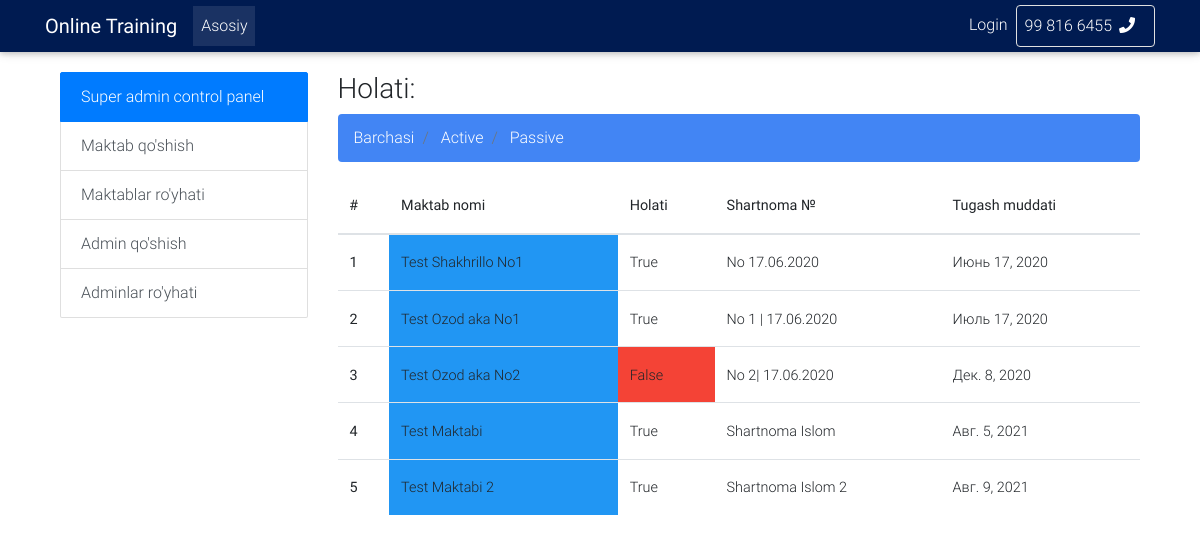
/superschoollist/, run on the app's committed database.
### blog/models.py (models this page shows, shortened)
class School(models.Model):
    name = models.CharField(max_length=150, verbose_name='Maktab nomi')
    address = models.CharField(max_length=150, verbose_name='Maktab manzili')
    phone = models.CharField(max_length=150, verbose_name='Telefon raqam')
    contract_num = models.CharField(max_length=50, blank=True, verbose_name='Shartnoma No.')
    created_at = models.DateTimeField(auto_now_add=True, verbose_name='Qo\'shilgan sana')
    updated_at = models.DateTimeField(auto_now=True, verbose_name='Yangilangan sana')
    contract_finish = models.DateField(verbose_name='Time limit')
    status = models.BooleanField(default=True, verbose_name='Maktab holati')
    class Meta:
        verbose_name = "Maktab"
        verbose_name_plural = "Maktablar"
        ordering = ['-contract_finish']

### blog/views.py (the view)
# urls.py: path('superschoollist/', AllschoolView.as_view(), name="superschoollist"),
class AllschoolView(ListView):
    model = School
    template_name = "super/superschoollist.html"
    context_object_name = "allschools"
    def get_context_data(self, *, object_list=None, **kwargs):
        context = super().get_context_data(**kwargs)
        context['title'] = "All Schools"
        return context
    def get_queryset(self):
        return School.objects.order_by('contract_finish')

### blog/templatetags/nav_tags.py (called while the page is built)
@register.inclusion_tag("admin/navbar.html")
def show_categories(user):
    if user.is_authenticated:
        group = user.groups.all()[0].name
    else:
        group = "Free"
    return {"user":user, "group":group}

### blog/templates/super/superschoollist.html (shortened to what this page needs)
{% extends 'basesuper.html' %}
{% load static %}
{% block content %}
<div class="col-md-9 float-left">
    <div>
        <h3>Holati:</h3>
        <div class="light-font">
        <nav aria-label="breadcrumb">
            <ol class="breadcrumb primary-color">
                <li class="breadcrumb-item">
                    <a class="white-text" href="{% url 'superschoollist' %}">
                        Barchasi
                    </a>
                </li>
                <li class="breadcrumb-item">
                    <a class="white-text" href="{% url 'superschoollistst' 1 %}">
                        Active
                    </a>
                </li>
                <li class="breadcrumb-item black-text">
                    <a class="white-text" href="{% url 'superschoollistst' 0 %}">
                        Passive
                    </a>
                </li>
            </ol>
        </nav>
        </div>
    </div>
    <table class="table">
        <thead>
            <tr>
                <th scope="col">#</th>
                <th scope="col">Maktab nomi</th>
                <th scope="col">Holati</th>
                <th scope="col">Shartnoma №</th>
                <th scope="col">Tugash muddati</th>
            </tr>
        </thead>
        <tbody>
        {% for school in allschools %}
            <tr>
                <th scope="row">{{forloop.counter}}</th>
                <td class="blue"><a href="{% url 'superviewschool' school.pk %}"> {{school.name}}</a></td>
                {% if school.status %}
                    <td>{{school.status}}</td>
                {% else %}
                    <td class="red">{{school.status}}</td>
                {% endif %}
                <td>{{school.contract_num}}</td>
                <td>{{school.contract_finish}}</td>
            </tr>
        {% endfor %}
        </tbody>
    </table>
</div>
{% endblock content %}

### templates/basesuper.html (shortened to what this page needs)
{% load static %}
{% load nav_tags %}
<!doctype html>
<html lang="en">
<head>
    <link rel="stylesheet" href="https://use.fontawesome.com/releases/v5.11.2/css/all.css">
    <link href="{% static 'mdbootstrap/css/bootstrap.min.css' %}" rel="stylesheet">
    <link href="{% static 'mdbootstrap/css/mdb.min.css' %}" rel="stylesheet">
    <link href="{% static 'mdbootstrap/css/style.min.css' %}" rel="stylesheet">
</head>
<body>
{% show_categories user=user %}
<div class="container mt-5 mb-5">
    <br>
    <div class="col-md-3 float-left">
        <div class="list-group">
            <a href="#" class="list-group-item list-group-item-action active">
                Super admin control panel
            </a>
            <a href="{% url 'superschooladd' %}" class="list-group-item list-group-item-action">Maktab qo'shish</a>
            <a href="{% url 'superschoollist' %}" class="list-group-item list-group-item-action">Maktablar ro'yhati</a>
            <a href="{% url 'superadminadd' %}" class="list-group-item list-group-item-action">Admin qo'shish</a>
            <a href="{% url 'superadminlist' %}" class="list-group-item list-group-item-action">Adminlar ro'yhati</a>
        </div>
    </div>
    {% block content %}{% endblock %}
</div>
</body>
</html>

### blog/templates/admin/navbar.html (shortened to what this page needs)
<nav class="navbar fixed-top navbar-expand-lg navbar-dark scrolling-navbar top-nav-collapse">
    <div class="container">
        <a class="navbar-brand" href="{% url 'home' %}" >
            <strong>Online Training</strong>
        </a>
        <div class="collapse navbar-collapse" id="navbarSupportedContent">
            <ul class="navbar-nav mr-auto">
                <li class="nav-item active">
                    <a class="nav-link" href="#">Asosiy
                    </a>
                </li>
            </ul>
            <ul class="navbar-nav nav-flex-icons">
                {% if user.is_authenticated %}
                    <li class="nav-item">
                        <span class="nav-link">
                            <a href="{% url 'user_logout' %}">Welcome {{user.username}} | Logout</a>
                        </span>
                    </li>
                {% else %}
                    <li class="nav-item">
                        <a href="{% url 'user_login' %}" class="nav-link" >
                            Login
                        </a>
                    </li>
                {% endif %}
                <li class="nav-item">
                    <a href="#"
                       class="nav-link border border-light rounded"
                       target="_blank">
                        99 816 6455 <i class="fas fa-phone mr-2"></i>
                    </a>
                </li>
            </ul>
        </div>
    </div>
</nav>

### data on the page
School: name "Test Shakhrillo No1", status "True", contract_num "No 17.06.2020", contract_finish "Июнь 17, 2020"
School: name "Test Ozod aka No1", status "True", contract_num "No 1 | 17.06.2020", contract_finish "Июль 17, 2020"
School: name "Test Ozod aka No2", status "False", contract_num "No 2| 17.06.2020", contract_finish "Дек. 8, 2020"
School: name "Test Maktabi", status "True", contract_num "Shartnoma Islom", contract_finish "Авг. 5, 2021"
School: name "Test Maktabi 2", status "True", contract_num "Shartnoma Islom 2", contract_finish "Авг. 9, 2021"
